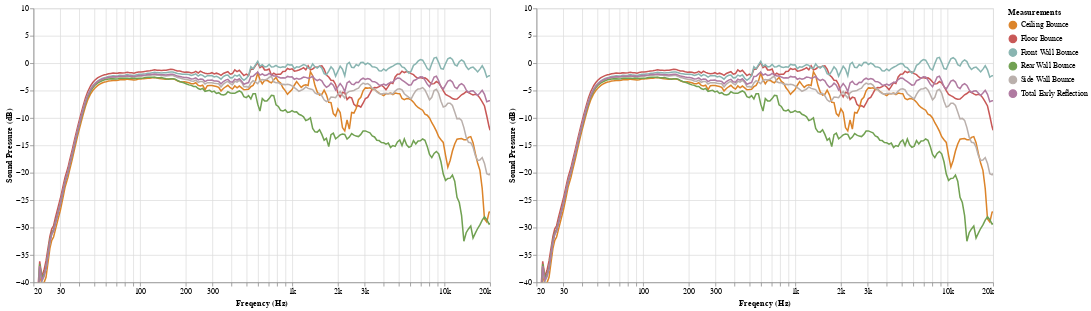

Source (notebook cell):
### Code cell
graphs['Early Reflections']

### Figure 1 — Vega-Lite specification as saved in the notebook (floating-point values rounded to 4 significant figures; data arrays with more than 128 entries replaced by an {"elided": "..."} marker saying what was removed)
{"config": {"view": {"continuousWidth": 400, "continuousHeight": 300}}, "hconcat": [{"layer": [{"mark": {"type": "circle", "size": 100}, "encoding": {"color": {"type": "nominal", "field": "Measurements", "scale": {"domain": ["Ceiling Bounce", "Floor Bounce", "Front Wall Bounce", "Rear Wall Bounce", "Side Wall Bounce", "Total Early Reflection"], "range": ["#dc842a", "#c85857", "#89b5b1", "#71a152", "#bab0ac", "#b07aa1"]}, "sort": null}, "opacity": {"condition": {"value": 1, "selection": "selector001"}, "value": 0}, "tooltip": [{"type": "nominal", "field": "Measurements"}, {"type": "quantitative", "field": "Freq"}, {"type": "quantitative", "field": "dB"}], "x": {"type": "quantitative", "field": "Freq", "scale": {"domain": [20, 20000], "type": "log"}}, "y": {"type": "quantitative", "field": "dB", "scale": {"domain": [-40, 10], "zero": false}}}, "selection": {"selector008": {"type": "multi", "fields": ["Measurements"], "bind": "legend"}, "selector009": {"type": "interval", "bind": "scales"}, "selector001": {"type": "single", "nearest": true, "on": "mouseover", "fields": ["Freq"], "empty": "none"}}}, {"mark": "line", "encoding": {"color": {"type": "nominal", "field": "Measurements", "scale": {"domain": ["Ceiling Bounce", "Floor Bounce", "Front Wall Bounce", "Rear Wall Bounce", "Side Wall Bounce", "Total Early Reflection"], "range": ["#dc842a", "#c85857", "#89b5b1", "#71a152", "#bab0ac", "#b07aa1"]}, "sort": null}, "opacity": {"condition": {"value": 1, "selection": "selector008"}, "value": 0.2}, "x": {"type": "quantitative", "axis": {"format": "~s"}, "field": "Freq", "scale": {"base": 10, "domain": [20, 20000], "nice": false, "type": "log"}, "title": "Freqency (Hz)"}, "y": {"type": "quantitative", "field": "dB", "scale": {"domain": [-40, 10], "zero": false}, "title": "Sound Pressure (dB)"}}, "height": 360, "width": 600}], "data": {"name": "data-53c9578b67b4a561bd4c63070dee95c8"}}, {"layer": [{"mark": {"type": "circle", "size": 100}, "encoding": {"color": {"type": "nominal", "field": "Measurements", "scale": {"domain": ["Ceiling Bounce", "Floor Bounce", "Front Wall Bounce", "Rear Wall Bounce", "Side Wall Bounce", "Total Early Reflection"], "range": ["#dc842a", "#c85857", "#89b5b1", "#71a152", "#bab0ac", "#b07aa1"]}, "sort": null}, "opacity": {"condition": {"value": 1, "selection": "selector001"}, "value": 0}, "tooltip": [{"type": "nominal", "field": "Measurements"}, {"type": "quantitative", "field": "Freq"}, {"type": "quantitative", "field": "dB"}], "x": {"type": "quantitative", "field": "Freq", "scale": {"domain": [20, 20000], "type": "log"}}, "y": {"type": "quantitative", "field": "dB", "scale": {"domain": [-40, 10], "zero": false}}}, "selection": {"selector010": {"type": "multi", "fields": ["Measurements"], "bind": "legend"}, "selector011": {"type": "interval", "bind": "scales"}, "selector001": {"type": "single", "nearest": true, "on": "mouseover", "fields": ["Freq"], "empty": "none"}}}, {"mark": "line", "encoding": {"color": {"type": "nominal", "field": "Measurements", "scale": {"domain": ["Ceiling Bounce", "Floor Bounce", "Front Wall Bounce", "Rear Wall Bounce", "Side Wall Bounce", "Total Early Reflection"], "range": ["#dc842a", "#c85857", "#89b5b1", "#71a152", "#bab0ac", "#b07aa1"]}, "sort": null}, "opacity": {"condition": {"value": 1, "selection": "selector010"}, "value": 0.2}, "x": {"type": "quantitative", "axis": {"format": "~s"}, "field": "Freq", "scale": {"base": 10, "domain": [20, 20000], "nice": false, "type": "log"}, "title": "Freqency (Hz)"}, "y": {"type": "quantitative", "field": "dB", "scale": {"domain": [-40, 10], "zero": false}, "title": "Sound Pressure (dB)"}}, "height": 360, "width": 600}], "data": {"name": "data-53c9578b67b4a561bd4c63070dee95c8"}}], "$schema": "https://vega.github.io/schema/vega-lite/v4.8.1.json", "datasets": {"data-53c9578b67b4a561bd4c63070dee95c8": {"elided": "1200 records"}}}
